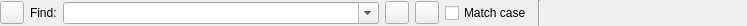
<?xml version="1.0" encoding="UTF-8"?>
<ui version="4.0">
 <class>SearchWidget</class>
 <widget class="QWidget" name="SearchWidget">
  <property name="geometry">
   <rect>
    <x>0</x>
    <y>0</y>
    <width>747</width>
    <height>26</height>
   </rect>
  </property>
  <property name="windowTitle">
   <string>Find</string>
  </property>
  <layout class="QHBoxLayout" name="horizontalLayout">
   <property name="leftMargin">
    <number>0</number>
   </property>
   <property name="topMargin">
    <number>0</number>
   </property>
   <property name="rightMargin">
    <number>0</number>
   </property>
   <property name="bottomMargin">
    <number>0</number>
   </property>
   <item>
    <widget class="QToolButton" name="closeButton">
     <property name="toolTip">
      <string>Press to close the window</string>
     </property>
     <property name="text">
      <string/>
     </property>
    </widget>
   </item>
   <item>
    <widget class="QLabel" name="label">
     <property name="text">
      <string>Find:</string>
     </property>
    </widget>
   </item>
   <item>
    <widget class="QComboBox" name="findtextCombo">
     <property name="sizePolicy">
      <sizepolicy hsizetype="Expanding" vsizetype="Fixed">
       <horstretch>0</horstretch>
       <verstretch>0</verstretch>
      </sizepolicy>
     </property>
     <property name="editable">
      <bool>true</bool>
     </property>
     <property name="insertPolicy">
      <enum>QComboBox::InsertAtTop</enum>
     </property>
     <property name="duplicatesEnabled">
      <bool>false</bool>
     </property>
    </widget>
   </item>
   <item>
    <widget class="QToolButton" name="findPrevButton">
     <property name="toolTip">
      <string>Press to find the previous occurrence</string>
     </property>
    </widget>
   </item>
   <item>
    <widget class="QToolButton" name="findNextButton">
     <property name="toolTip">
      <string>Press to find the next occurrence</string>
     </property>
    </widget>
   </item>
   <item>
    <widget class="QCheckBox" name="caseCheckBox">
     <property name="text">
      <string>Match case</string>
     </property>
    </widget>
   </item>
   <item>
    <widget class="Line" name="infoLine">
     <property name="orientation">
      <enum>Qt::Vertical</enum>
     </property>
    </widget>
   </item>
   <item>
    <widget class="QLabel" name="infoLabel">
     <property name="minimumSize">
      <size>
       <width>200</width>
       <height>0</height>
      </size>
     </property>
     <property name="text">
      <string/>
     </property>
    </widget>
   </item>
  </layout>
 </widget>
 <tabstops>
  <tabstop>findtextCombo</tabstop>
  <tabstop>caseCheckBox</tabstop>
  <tabstop>findNextButton</tabstop>
  <tabstop>findPrevButton</tabstop>
  <tabstop>closeButton</tabstop>
 </tabstops>
 <resources/>
 <connections/>
</ui>
